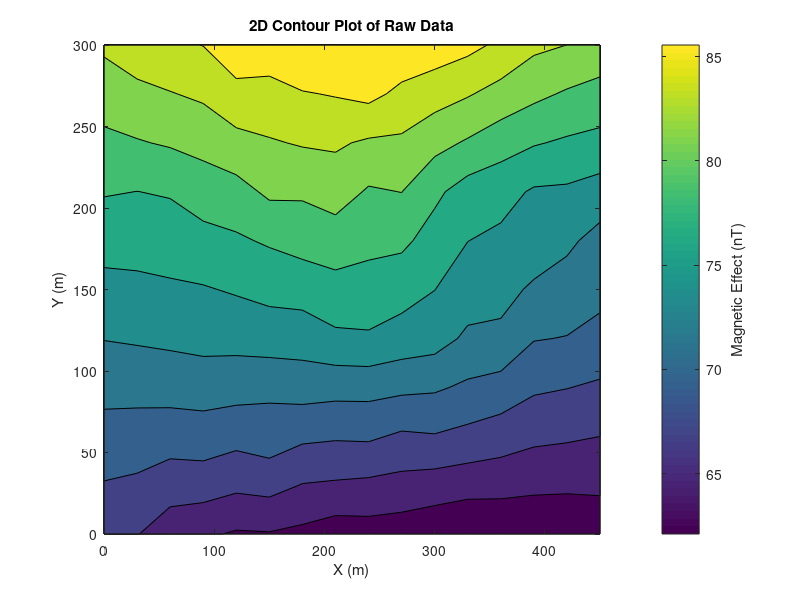
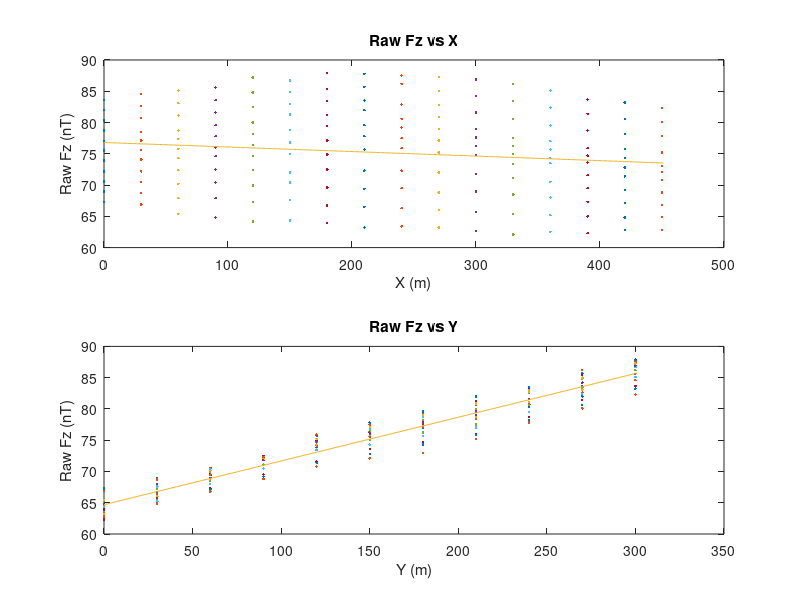
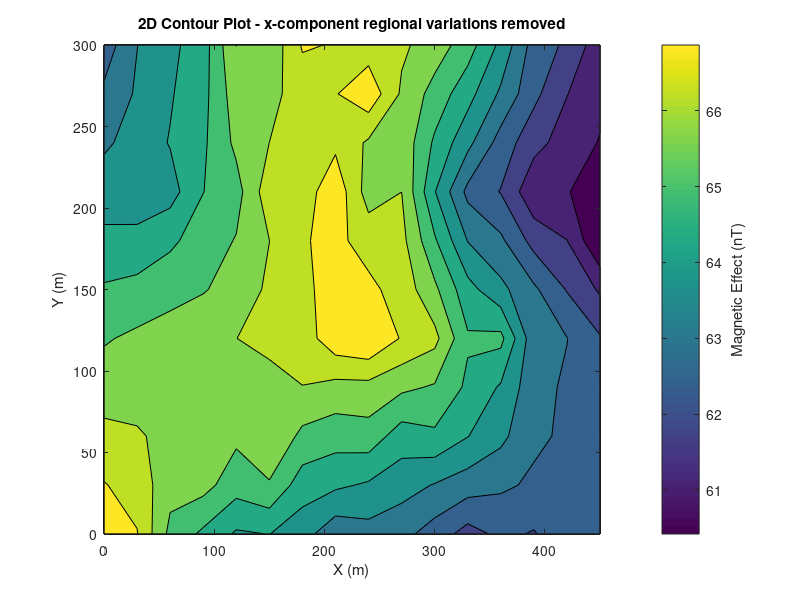
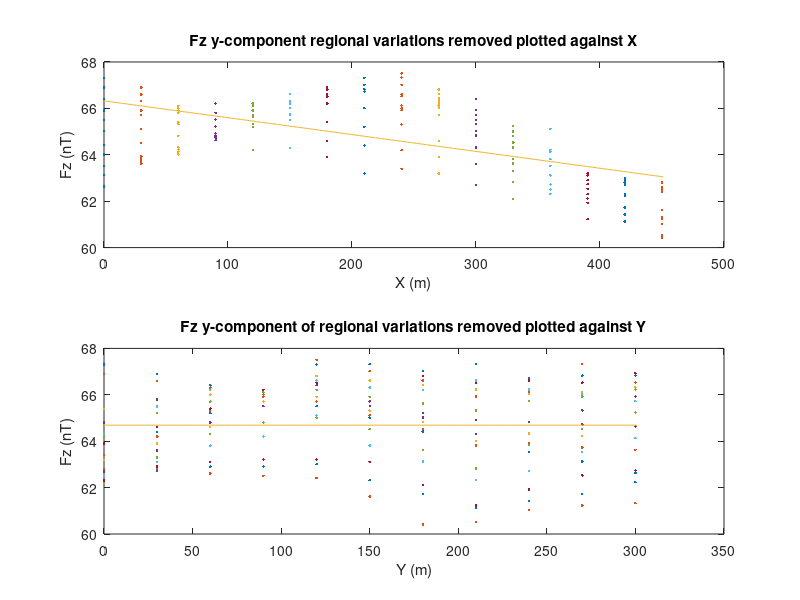

Here is the MATLAB script that generated these plots, in order:
%GOPH 547
%Ye Sun
%Safian Omar Qureshi
%ID: 10086638
%Collaborated with Tian Yu, Younghwan Ryan Ok, Ahtisham Mohummad 

clear;
clc;

%%
load('goph_547_w2017_lab4_data.mat')

%Q1
figure
contourf(X,Y,Fz_raw); %using variables supplied in raw data
h_c=colorbar; %simply creating a 2D contour plot 
title('2D Contour Plot of Raw Data')
xlabel('X (m)');
ylabel('Y (m)');
ylabel(h_c,'Magnetic Effect (nT)');

figure
subplot(2,1,1); %subplot function for multiple plots on same figure
plot(X,Fz_raw,'.'); %using linear type of plot for X only
title('Raw Fz vs X')
xlabel('X (m)');
ylabel('Raw Fz (nT)');

a_x=polyfit(X,Fz_raw,1);
linear_x=min(X(:)):1:max(X(:))+1;
linear_y=a_x(1)*linear_x+a_x(2);
hold on;
plot(linear_x,linear_y);

subplot(2,1,2);
plot(Y,Fz_raw,'.'); %using linear type of plot for Y only
title('Raw Fz vs Y')
xlabel('Y (m)');
ylabel('Raw Fz (nT)');

%%
%Q2
a_y=polyfit(Y,Fz_raw,1);
linear_x=min(Y(:)):1:max(Y(:))+1;
linear_y=a_y(1)*linear_x+a_y(2);
hold on;
plot(linear_x,linear_y);


%% 
%Q3 
Fz=Fz_raw-a_y(1)*Y; %here we remove linear component of regional variation in y direction

figure
contourf(X,Y,Fz); %simply creating a 2D contour plot 
h_c=colorbar;
title('2D Contour Plot - x-component regional variations removed')
xlabel('X (m)');
ylabel('Y (m)');
ylabel(h_c,'Magnetic Effect (nT)');

figure %simply creating figures 
subplot(2,1,1);
plot(X,Fz,'.');
title('Fz y-component regional variations removed plotted against X')
xlabel('X (m)');
ylabel('Fz (nT)');

a_x=polyfit(X,Fz,1);
linear_x=min(X(:)):1:max(X(:))+1;
linear_y=a_x(1)*linear_x+a_x(2);
hold on;
plot(linear_x,linear_y);

subplot(2,1,2); %simply creating figures 
plot(Y,Fz,'.');
title('Fz y-component of regional variations removed plotted against Y')
xlabel('Y (m)');
ylabel('Fz (nT)');

a_y=polyfit(Y,Fz,1);
linear_x=min(Y(:)):1:max(Y(:))+1;
linear_y=a_y(1)*linear_x+a_y(2);
hold on;
plot(linear_x,linear_y);

%%
%Q4: 
Fz=Fz-a_x(1)*X; %here we remove linear component of regional variation in x direction, mostly same as question 3

figure
contourf(X,Y,Fz); %simply creating figures 
h_c=colorbar;
title('2D Contour Plot - x-component regional variations removed')
xlabel('X (m)');
ylabel('Y (m)');
ylabel(h_c,'Magnetic Effect (nT)');

figure
subplot(2,1,1);
plot(X,Fz,'.');
title('Fz x-component of regional variations removed plotted against X')
xlabel('X (m)');
ylabel('Fz (nT)');

a_x=polyfit(X,Fz,1);
linear_x=min(X(:)):1:max(X(:))+1;
linear_y=a_x(1)*linear_x+a_x(2);
hold on;
plot(linear_x,linear_y);

subplot(2,1,2);
plot(Y,Fz,'.');
title('Fz x-component of regional variations removed plotted against Y')
xlabel('Y (m)');
ylabel('Fz (nT)');

a_y=polyfit(Y,Fz,1);
linear_x=min(Y(:)):1:max(Y(:))+1;
linear_y=a_y(1)*linear_x+a_y(2);
hold on;
plot(linear_x,linear_y);

%%
%Q5:
Fz=Fz-min(Fz(:)); %removing constant component of regional, subtracting min Fz

figure
contourf(X,Y,Fz); %simply creating a 2D contour plot 
h_c=colorbar;
title('Contour Plot after removal of minimum Fz')
xlabel('X (m)');
ylabel('Y (m)');
ylabel(h_c,'Magnetic Effect (nT)');

%Q6:
dx=30;
dy=dx;
dA=dx*dy;
h=30;

Fz_u=zeros(size(Fz)); %here we have an algorithm to implement the double integral for upward continuation
for i=1:length(Fz(:,1)) %using for loops for every column/row
    for j=1:length(Fz(1,:))
        x_30=[X(i,j),Y(i,j),-h];  %specifying the x,y points in our data set
        for n=1:length(Fz(:,1))
            for m=1:length(Fz(1,:)) %specifying to run loop for all Fz data values
                x_o=[X(n,m),Y(n,m),0]; %the integration itself
                r=sqrt((x_o(1)-x_30(1))^2+(x_o(2)-x_30(2))^2+h^2); %the integration itself
                up_Fz=(h/(2*pi))* (Fz(n,m)/(r^3))*dA; %the integration itself
                Fz_u(i,j)=up_Fz+Fz_u(i,j); %applying upward continuatiion    
            end
        end
    end
end

figure
contourf(X,Y,Fz_u);  %simply creating a 2D contour plot 
h_c=colorbar;
title('Contour Plot - Upward Continuation')
xlabel('X (m)');
ylabel('Y (m)');
ylabel(h_c,'Magnetic Effect (nT)');

%%
%Q7:
Fz_d=Fz;

for j3=2:size(Fz_d,1)-1 %here we have an algorithm to implement downward continuation
    for i3=2:size(Fz_d,2)-1 %specifying the column and of what Fz values to 'hit'
        Fz_d(j3,i3)=6*Fz(j3,i3)-(Fz(j3-1,i3)+Fz(j3+1,i3)+Fz(j3,i3-1)+Fz(j3,i3+1)+Fz_u(j3,i3)); %applying given formula 
    end
end

figure
contourf(X,Y,Fz_d);  %simply creating a 2D contour plot 
h_c=colorbar;
title('Contour Plot - Downward Continuation')
xlabel('X (m)');
ylabel('Y (m)');
ylabel(h_c,'Magnetic Effect (nT)');